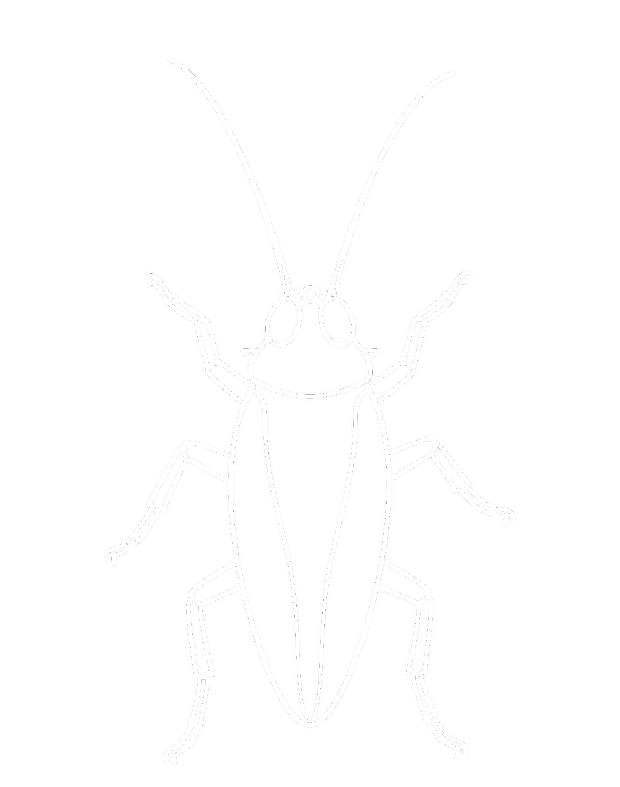
#> input picture assets/experiments/bug_v2/01_ai.png, 620 x 787 px, given in place of 01.png, which was not available
$ python generate_bug_v2_frame01_mid.py
#> lines starting #> are read from the running program, lines starting #| are printed output that depends on the picture; after the words box and inside, x2 and y2 are one past the last pixel; in counts of white or black regions, pixels touching at a corner belong together; pictures that were not available may be replaced by others from this repository, and a replacement may not be noted
#!/usr/bin/env python3
"""
Bug v2 frame 01 — closer to live Unity style.

Key fix vs prior attempts:
  - Not fat single-stroke legs
  - Legs are OUTLINED segments (2 or 3), like Unity
  - Medium stroke weight (~Unity), not blob-thick
  - Keep detailed AI as ref; do not touch public/

Also exports a fitted Unity-01 on the same canvas for side-by-side honesty.
"""
from __future__ import annotations

import math
from pathlib import Path

import numpy as np
from PIL import Image, ImageDraw, ImageFilter

ROOT = Path(__file__).resolve().parents[1]
EXP = ROOT / "assets" / "experiments" / "bug_v2"
SRC = ROOT / "assets" / "source" / "bug_v2"
PREV = ROOT / "assets" / "reference" / "previews"

W, H = 620, 787
CX = 310.0
BASELINE = 762.0
WHITE = (255, 255, 255, 255)
GRAY = (160, 160, 160, 255)

# Outline stroke — Unity body/leg feel on this canvas
STROKE = 7
STROKE_BODY = 8
STROKE_ANT = 5


def rot(p: tuple[float, float], origin: tuple[float, float], ang: float) -> tuple[float, float]:
    ox, oy = origin
    x, y = p[0] - ox, p[1] - oy
    c, s = math.cos(ang), math.sin(ang)
    return (ox + x * c - y * s, oy + x * s + y * c)


def segment_outline(
    a: tuple[float, float],
    b: tuple[float, float],
    half_w: float,
) -> list[tuple[float, float]]:
    """Rounded-ish quad around a→b (Unity hollow leg segment)."""
    dx, dy = b[0] - a[0], b[1] - a[1]
    L = math.hypot(dx, dy) or 1.0
    ux, uy = dx / L, dy / L
    px, py = -uy * half_w, ux * half_w
    # taper slightly toward tip
    tip = half_w * 0.72
    pxt, pyt = -uy * tip, ux * tip
    return [
        (a[0] + px, a[1] + py),
        (b[0] + pxt, b[1] + pyt),
        (b[0] - pxt, b[1] - pyt),
        (a[0] - px, a[1] - py),
    ]


def draw_outlined_poly(
    draw: ImageDraw.ImageDraw,
    pts: list[tuple[float, float]],
    width: int = STROKE,
) -> None:
    draw.polygon(pts, outline=WHITE)
    # thicken outline by redrawing edges
    closed = pts + [pts[0]]
    draw.line(closed, fill=WHITE, width=width, joint="curve")


def draw_leg_chain(
    draw: ImageDraw.ImageDraw,
    joints: list[tuple[float, float]],
    widths: list[float],
) -> None:
    """2–3 outlined segments. widths[i] = half-width of segment i."""
    for i in range(len(joints) - 1):
        hw = widths[min(i, len(widths) - 1)]
        poly = segment_outline(joints[i], joints[i + 1], hw)
        draw_outlined_poly(draw, poly, STROKE)


def teardrop(cx: float, cy: float, rx: float, ry: float, taper: float = 0.72, n: int = 64) -> list[tuple[float, float]]:
    pts: list[tuple[float, float]] = []
    for i in range(n):
        a = (i / n) * math.tau - math.pi / 2
        v = (math.sin(a) + 1) / 2
        sx = 1.05 - (1.05 - taper) * v
        pts.append((cx + math.cos(a) * rx * sx, cy + math.sin(a) * ry))
    pts.append(pts[0])
    return pts


def draw_bug(img: Image.Image) -> None:
    d = ImageDraw.Draw(img)
    bc = CX + 10
    body_cy = 458.0
    eye_cy = 250.0
    head_cy = 205.0

    # Legs: hip → knee → ankle [→ tip]. Outlined 2–3 sections.
    # Contact: L-front, R-mid, L-hind plant on baseline.
    legs = [
        {
            "joints": [(bc - 32, 300), (bc - 88, 355), (bc - 118, 540), (bc - 125, BASELINE - 3)],
            "widths": [11, 9, 6],
        },
        {
            "joints": [(bc + 34, 295), (bc + 95, 260), (bc + 138, 305), (bc + 152, 350)],
            "widths": [11, 9, 6],
        },
        {
            "joints": [(bc - 64, 410), (bc - 128, 450), (bc - 152, 540)],
            "widths": [12, 8],
        },
        {
            "joints": [(bc + 66, 412), (bc + 125, 470), (bc + 150, 615), (bc + 148, BASELINE - 3)],
            "widths": [12, 9, 6],
        },
        {
            "joints": [(bc - 48, 545), (bc - 85, 645), (bc - 78, 715), (bc - 68, BASELINE - 3)],
            "widths": [13, 9, 6],
        },
        {
            "joints": [(bc + 52, 540), (bc + 112, 625), (bc + 145, 710)],
            "widths": [13, 8],
        },
    ]
    for leg in legs:
        draw_leg_chain(d, leg["joints"], leg["widths"])

    # Body shield (hollow outline)
    body = teardrop(bc, body_cy, 112, 205, taper=0.70)
    d.line(body, fill=WHITE, width=STROKE_BODY, joint="curve")
    # seam
    d.line([(bc, body_cy - 165), (bc, body_cy + 175)], fill=GRAY, width=3)

    # Pronotum
    d.ellipse((bc - 55, eye_cy + 20, bc + 55, eye_cy + 72), outline=WHITE, width=STROKE)

    # Eyes — Unity large ovals
    for ex in (bc - 23, bc + 23):
        d.ellipse((ex - 20, eye_cy - 24, ex + 20, eye_cy + 26), outline=WHITE, width=STROKE)

    # tiny head lobes (minimal)
    for ex in (bc - 12, bc + 12):
        d.ellipse((ex - 7, head_cy - 20, ex + 7, head_cy - 6), outline=WHITE, width=5)

    # Antennae — thinner than body, slight curve
    for pts in (
        [(bc - 5, head_cy - 16), (bc - 30, 130), (bc - 50, 85), (bc - 58, 48)],
        [(bc + 9, head_cy - 14), (bc + 40, 135), (bc + 70, 95), (bc + 90, 55)],
    ):
        d.line(pts, fill=WHITE, width=STROKE_ANT, joint="curve")
        r = 3
        d.ellipse((pts[-1][0] - r, pts[-1][1] - r, pts[-1][0] + r, pts[-1][1] + r), fill=WHITE)


def fit_unity(src: Image.Image) -> Image.Image:
    src = src.convert("RGBA")
    bb = src.getbbox()
    cropped = src.crop(bb) if bb else src
    th = int(H * 0.90)
    sc = th / cropped.height
    nw, nh = max(1, int(cropped.width * sc)), max(1, int(cropped.height * sc))
    if nw > int(W * 0.90):
        sc = (W * 0.90) / cropped.width
        nw, nh = max(1, int(cropped.width * sc)), max(1, int(cropped.height * sc))
    r = cropped.resize((nw, nh), Image.Resampling.LANCZOS)
    out = Image.new("RGBA", (W, H), (0, 0, 0, 0))
    out.alpha_composite(r, ((W - nw) // 2, max(6, int(BASELINE) - nh + 4)))
    return out


def fit(src: Image.Image) -> Image.Image:
    return fit_unity(src)


def main() -> None:
    EXP.mkdir(parents=True, exist_ok=True)
    SRC.mkdir(parents=True, exist_ok=True)
    PREV.mkdir(parents=True, exist_ok=True)

    # Preserve failed thick attempt
    simple = EXP / "01_simple.png"
    if simple.exists() and not (EXP / "01_too_thick.png").exists():
        (EXP / "01_too_thick.png").write_bytes(simple.read_bytes())

    img = Image.new("RGBA", (W, H), (0, 0, 0, 0))
#> img: PIL image 620x787 RGBA; every value is 0
    draw_bug(img)
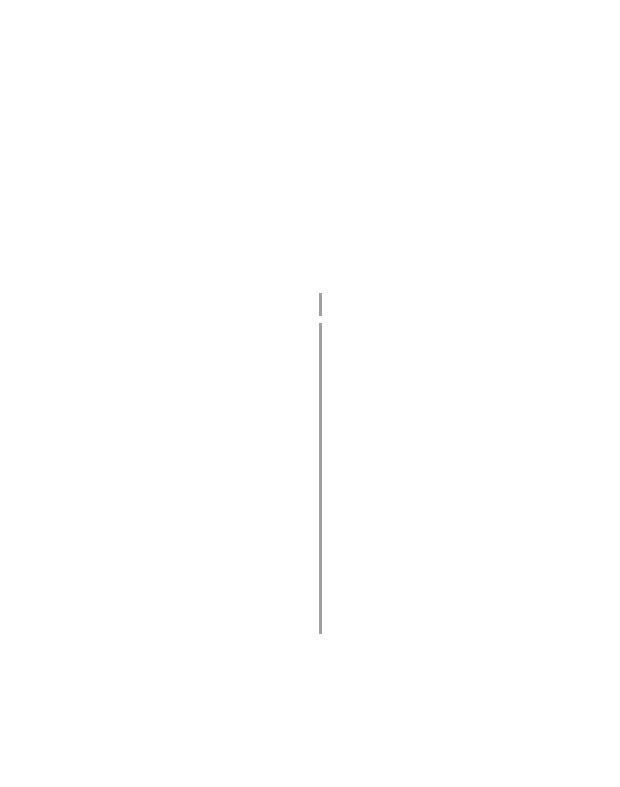
#> img: PIL image 620x787 RGBA; mean R, G, B, A 18.8, 18.8, 18.8, 19; transparent parts drawn white
    img = img.filter(ImageFilter.GaussianBlur(0.12))

    mid_path = EXP / "01_mid.png"
    img.save(mid_path)
    img.save(EXP / "01.png")

    # Honest baseline: your Unity asset fitted to same canvas
    unity_fit = fit_unity(Image.open(ROOT / "public" / "assets" / "characters" / "bug" / "01.png"))
#> in fit_unity, src is the input picture: PIL image 620x787 RGBA; mean R, G, B, A 11, 11, 11, 9.4
#> in fit_unity, `bb = src.getbbox()`: bb = (104, 57, 516, 767)
#> in fit_unity, `cropped = src.crop(bb) if bb else src`:
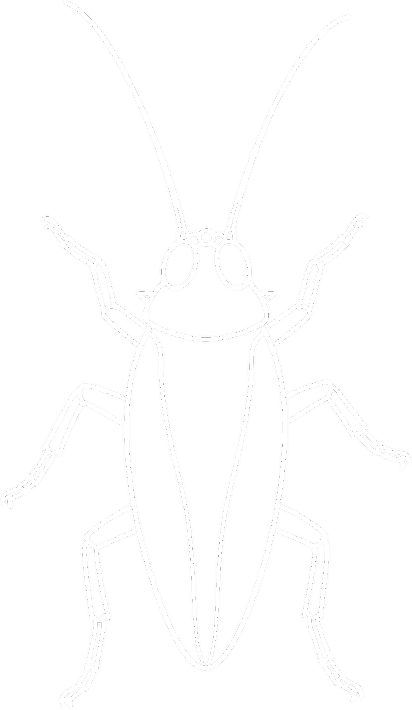
#> cropped: PIL image 412x710 RGBA; mean R, G, B, A 18.4, 18.4, 18.4, 15.7; transparent parts drawn white
    unity_fit.save(EXP / "01_unity_fit.png")

    road = Image.new("RGBA", (W, H), (8, 8, 8, 255))
    road.alpha_composite(img)
    road.save(PREV / "bug_v2_01_mid_on_road.png")

    # Compare: redraw mid | Unity fitted (target) | old too-thick
    thick = EXP / "01_too_thick.png"
    if not thick.exists():
        thick = EXP / "01_simple.png"
    panels = [
        img,
        unity_fit,
        fit(Image.open(thick)) if thick.exists() else img,
    ]
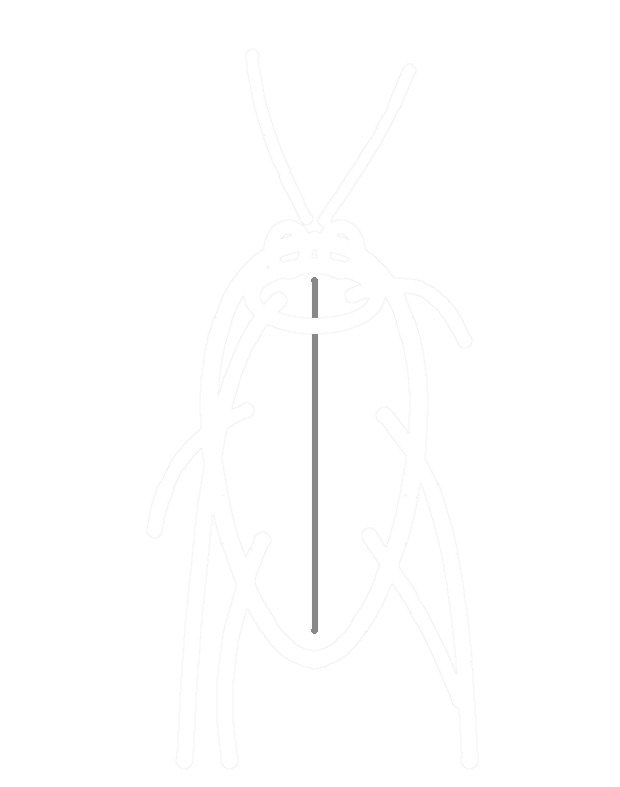
#> input picture assets/experiments/bug_v2/01_too_thick.png, 620 x 787 px
#> in fit_unity, src is the input picture: PIL image 620x787 RGBA; mean R, G, B, A 26.8, 26.8, 26.8, 27.3
#> in fit_unity (call 2), `bb = src.getbbox()`: bb = (146, 48, 479, 770)
#> in fit_unity (call 2), `cropped = src.crop(bb) if bb else src`:
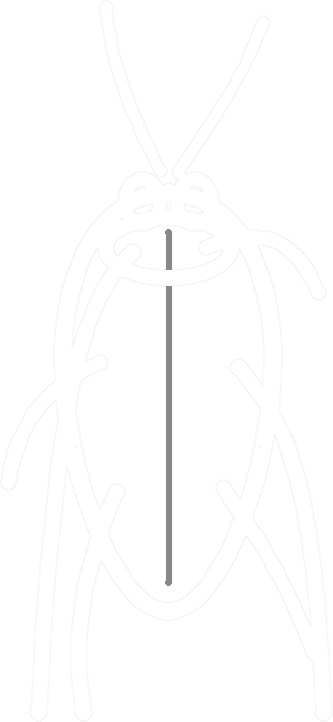
#> cropped: PIL image 333x722 RGBA; mean R, G, B, A 54.5, 54.5, 54.5, 55.5; transparent parts drawn white
    labels = ["NEW mid (outlined legs)", "Your Unity 01 (fitted)", "Old too-thick (reject)"]
    gap, label_h = 16, 36
    tw, th = W * 3 + gap * 4, H + label_h + gap * 2
    comp = Image.new("RGBA", (tw, th), (8, 8, 8, 255))
    draw = ImageDraw.Draw(comp)
    for i, (p, lab) in enumerate(zip(panels, labels)):
        x = gap + i * (W + gap)
        y = label_h + gap
        draw.rectangle((x, y, x + W, y + H), fill=(8, 8, 8, 255))
        comp.alpha_composite(p, (x, y))
        draw.text((x + 8, 10), lab, fill=(220, 220, 220, 255))
#> this loop made 3 passes
#> (lab, x) on passes 1 to 3: ('NEW mid (outlined legs)', 16), ('Your Unity 01 (fitted)', 652), ('Old too-thick (reject)', 1288)
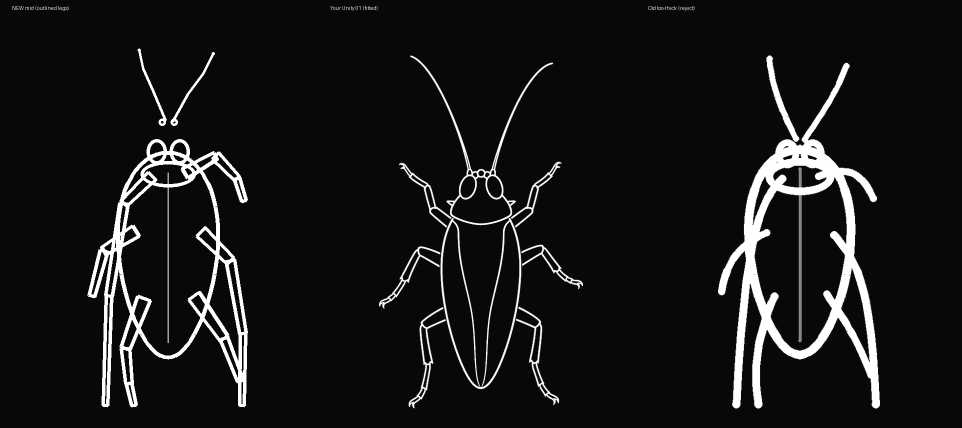
#> comp: PIL image 1924x855 RGBA (shown at 1/2 size); mean R, G, B, A 23.4, 23.4, 23.4, 255
    comp.save(PREV / "bug_v2_01_mid_compare.png")

    gh = 48
    gw = max(1, int(W * gh / H))
    tiny = img.resize((gw, gh), Image.Resampling.LANCZOS)
    sheet = Image.new("RGBA", (gw * 6, gh * 4), (8, 8, 8, 255))
    for r in range(4):
        for c in range(6):
            sheet.alpha_composite(tiny, (c * gw, r * gh))
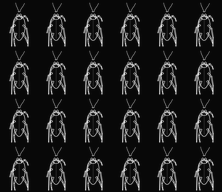
#> sheet: PIL image 222x192 RGBA; mean R, G, B, A 27.3, 27.3, 27.3, 255
    sheet.save(PREV / "bug_v2_01_mid_game_scale.png")

    a = np.array(img)
    lum = 0.299 * a[:, :, 0] + 0.587 * a[:, :, 1] + 0.114 * a[:, :, 2]
    mask = (a[:, :, 3] > 40) & (lum > 80)
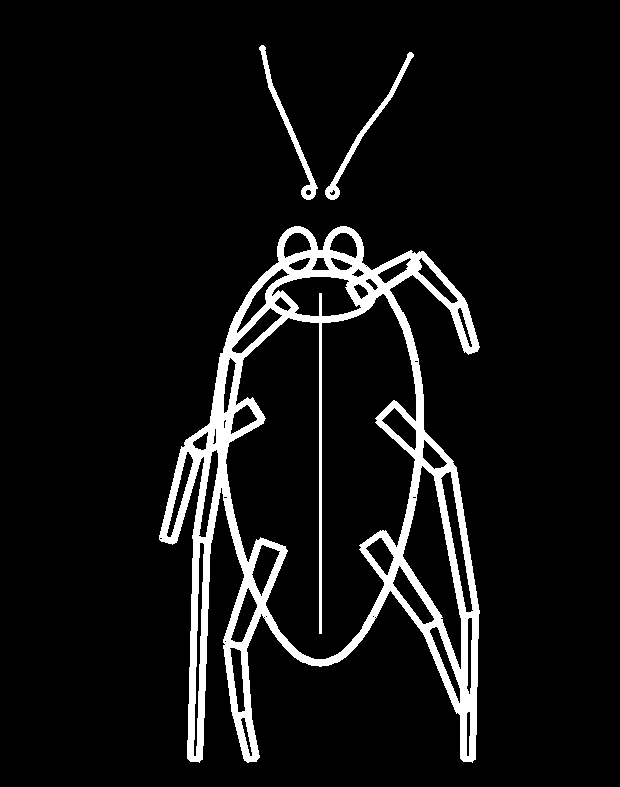
#> mask: shape (787, 620) bool; 7.4% white; 3 white regions, box (x1, y1, x2, y2) and area: (159, 226, 480, 763) 34411, (259, 45, 318, 200) 964, (325, 52, 414, 200) 956
    print(f"Wrote {mid_path} bbox={img.getbbox()}")
#| Wrote assets/experiments/bug_v2/01_mid.png bbox=(158, 44, 481, 764)
    print(f"Wrote {EXP / '01_unity_fit.png'}")
    print(f"Compare: {PREV / 'bug_v2_01_mid_compare.png'}")
    print("Live public untouched.")


if __name__ == "__main__":
    main()
